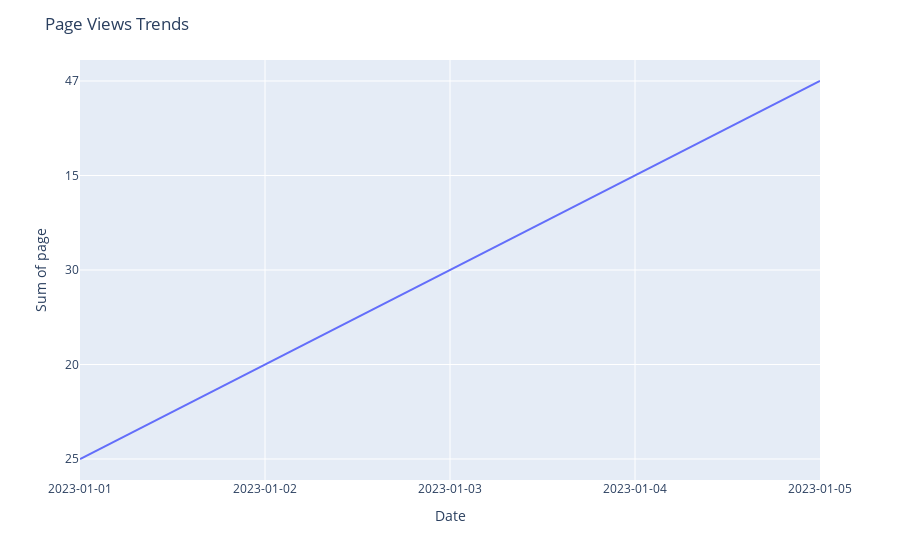

Notebook cell for this chart:
### Code cell
import plotly.express as px
df_period = df.groupby('purchase_date')['page_views'].sum().reset_index()


# Assuming df_period is your DataFrame
# Extract only the date part
df_period['purchase_date'] = df_period['purchase_date'].dt.date.astype(str)

# Plot the data using Plotly Express
fig = px.line(df_period, x='purchase_date', y='page_views')

# Update the layout
fig.update_layout(
    title='Page Views Trends',
    xaxis_title='Date',
    yaxis_title='Sum of page'
)

# Set the x-axis type to 'category' to ensure correct ordering
fig.update_xaxes(type='category')
fig.update_yaxes(type='category')


# Show the plot
fig.show()

### Figure 1 — Plotly figure (JSON) as saved in the notebook; plotly's stock layout.template omitted (floating-point values rounded to 4 significant figures)
{"data": [{"hovertemplate": "purchase_date=%{x}<br>page_views=%{y}<extra></extra>", "legendgroup": "", "line": {"color": "#636efa", "dash": "solid"}, "marker": {"symbol": "circle"}, "mode": "lines", "name": "", "orientation": "v", "showlegend": false, "type": "scatter", "x": ["2023-01-01", "2023-01-02", "2023-01-03", "2023-01-04", "2023-01-05"], "xaxis": "x", "y": [25, 20, 30, 15, 47], "yaxis": "y"}], "layout": {"legend": {"tracegroupgap": 0}, "margin": {"t": 60}, "title": {"text": "Page Views Trends"}, "xaxis": {"anchor": "y", "domain": [0, 1], "title": {"text": "Date"}, "type": "category"}, "yaxis": {"anchor": "x", "domain": [0, 1], "title": {"text": "Sum of page"}, "type": "category"}}}
